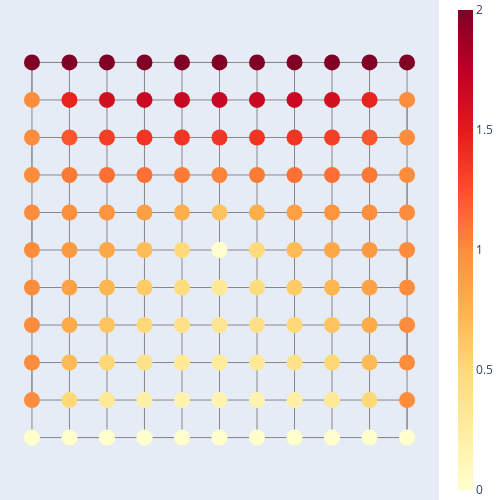

The cell this chart's notebook holds for it:
### Markdown cell above
Now, we plot the field using the same boundary condition but with a defective node in the center.

### Code cell
#Plot defective lattice 
defect_data = RWC.add_defect(lat_data,5*11+6)

uBd = vcat(uB,0) # boundary condition
uI = - defect_data.Lap[defect_data.I,defect_data.I] \ (defect_data.Lap[defect_data.I,defect_data.B]*uBd)
u_defect = zeros(defect_data.nV); u_defect[defect_data.I] = uI; u_defect[defect_data.B] = uBd

RWC.plot_lat_function(defect_data,u_defect)

### Figure 1 — Plotly figure (JSON) as saved in the notebook; plotly's stock layout.template omitted (floating-point values rounded to 4 significant figures)
{"data": [{"line": {"color": "#888", "width": 1}, "mode": "lines", "type": "scatter", "x": [1, 2, 3, 4, 5, 6, 7, 8, 9, 10, 11, 11, 10, 9, 8, 7, 6, 5, 4, 3, 2, 1, 1, 2, 3, 4, 5, 6, 7, 8, 9, 10, 11, 11, 10, 9, 8, 7, 6, 5, 4, 3, 2, 1, 1, 2, 3, 4, 5, 6, 7, 8, 9, 10, 11, 11, 10, 9, 8, 7, 6, 5, 4, 3, 2, 1, 1, 2, 3, 4, 5, 6, 7, 8, 9, 10, 11, 11, 10, 9, 8, 7, 6, 5, 4, 3, 2, 1, 1, 2, 3, 4, 5, 6, 7, 8, 9, 10, 11, 11, 10, 9, 8, 7, 6, 5, 4, 3, 2, 1, 1, 2, 3, 4, 5, 6, 7, 8, 9, 10, 11], "y": [1, 1, 1, 1, 1, 1, 1, 1, 1, 1, 1, 2, 2, 2, 2, 2, 2, 2, 2, 2, 2, 2, 3, 3, 3, 3, 3, 3, 3, 3, 3, 3, 3, 4, 4, 4, 4, 4, 4, 4, 4, 4, 4, 4, 5, 5, 5, 5, 5, 5, 5, 5, 5, 5, 5, 6, 6, 6, 6, 6, 6, 6, 6, 6, 6, 6, 7, 7, 7, 7, 7, 7, 7, 7, 7, 7, 7, 8, 8, 8, 8, 8, 8, 8, 8, 8, 8, 8, 9, 9, 9, 9, 9, 9, 9, 9, 9, 9, 9, 10, 10, 10, 10, 10, 10, 10, 10, 10, 10, 10, 11, 11, 11, 11, 11, 11, 11, 11, 11, 11, 11]}, {"line": {"color": "#888", "width": 1}, "mode": "lines", "type": "scatter", "x": [1, 1, 1, 1, 1, 1, 1, 1, 1, 1, 1, 2, 2, 2, 2, 2, 2, 2, 2, 2, 2, 2, 3, 3, 3, 3, 3, 3, 3, 3, 3, 3, 3, 4, 4, 4, 4, 4, 4, 4, 4, 4, 4, 4, 5, 5, 5, 5, 5, 5, 5, 5, 5, 5, 5, 6, 6, 6, 6, 6, 6, 6, 6, 6, 6, 6, 7, 7, 7, 7, 7, 7, 7, 7, 7, 7, 7, 8, 8, 8, 8, 8, 8, 8, 8, 8, 8, 8, 9, 9, 9, 9, 9, 9, 9, 9, 9, 9, 9, 10, 10, 10, 10, 10, 10, 10, 10, 10, 10, 10, 11, 11, 11, 11, 11, 11, 11, 11, 11, 11, 11], "y": [1, 2, 3, 4, 5, 6, 7, 8, 9, 10, 11, 11, 10, 9, 8, 7, 6, 5, 4, 3, 2, 1, 1, 2, 3, 4, 5, 6, 7, 8, 9, 10, 11, 11, 10, 9, 8, 7, 6, 5, 4, 3, 2, 1, 1, 2, 3, 4, 5, 6, 7, 8, 9, 10, 11, 11, 10, 9, 8, 7, 6, 5, 4, 3, 2, 1, 1, 2, 3, 4, 5, 6, 7, 8, 9, 10, 11, 11, 10, 9, 8, 7, 6, 5, 4, 3, 2, 1, 1, 2, 3, 4, 5, 6, 7, 8, 9, 10, 11, 11, 10, 9, 8, 7, 6, 5, 4, 3, 2, 1, 1, 2, 3, 4, 5, 6, 7, 8, 9, 10, 11]}, {"marker": {"color": [0, 0, 0, 0, 0, 0, 0, 0, 0, 0, 0, 1, 0.5018, 0.3054, 0.2142, 0.1691, 0.1544, 0.1691, 0.2142, 0.3054, 0.5018, 1, 1, 0.7016, 0.5057, 0.3824, 0.3078, 0.2793, 0.3078, 0.3824, 0.5057, 0.7016, 1, 1, 0.799, 0.6334, 0.5019, 0.4003, 0.3472, 0.4003, 0.5019, 0.6334, 0.799, 1, 1, 0.861, 0.7271, 0.5915, 0.4442, 0.3089, 0.4442, 0.5915, 0.7271, 0.861, 1, 1, 0.9178, 0.8225, 0.6928, 0.4763, 0, 0.4763, 0.6928, 0.8225, 0.9178, 1, 1, 0.9877, 0.9522, 0.8808, 0.7682, 0.6437, 0.7682, 0.8808, 0.9522, 0.9877, 1, 1, 1.081, 1.118, 1.11, 1.072, 1.038, 1.072, 1.11, 1.118, 1.081, 1, 1, 1.217, 1.329, 1.369, 1.372, 1.366, 1.372, 1.369, 1.329, 1.217, 1, 1, 1.457, 1.613, 1.665, 1.68, 1.681, 1.68, 1.665, 1.613, 1.457, 1, 2, 2, 2, 2, 2, 2, 2, 2, 2, 2, 2], "colorbar": {"thickness": 15}, "colorscale": [[0, "#FFFFCC"], [0.125, "#FFEDA0"], [0.25, "#FED976"], [0.375, "#FEB24C"], [0.5, "#FD8D3C"], [0.625, "#FC4E2A"], [0.75, "#E31A1C"], [0.875, "#BD0026"], [1, "#800026"]], "showscale": true, "size": 16}, "mode": "markers", "text": ["Net particle charge: 0.0", "Net particle charge: 0.0", "Net particle charge: 0.0", "Net particle charge: 0.0", "Net particle charge: 0.0", "Net particle charge: 0.0", "Net particle charge: 0.0", "Net particle charge: 0.0", "Net particle charge: 0.0", "Net particle charge: 0.0", "Net particle charge: 0.0", "Net particle charge: 1.0", "Net particle charge: 0.5017622888888937", "Net particle charge: 0.30542762104479537", "Net particle charge: 0.21422851477567756", "Net particle charge: 0.1690854892714144", "Net particle charge: 0.1543583576587688", "Net particle charge: 0.16908548927141437", "Net particle charge: 0.21422851477567753", "Net particle charge: 0.30542762104479537", "Net particle charge: 0.5017622888888937", "Net particle charge: 1.0", "Net particle charge: 1.0", "Net particle charge: 0.7016215345107796", "Net particle charge: 0.5057196805146104", "Net particle charge: 0.38240094878650044", "Net particle charge: 0.3077550846512113", "Net particle charge: 0.27926245209224637", "Net particle charge: 0.30775508465121115", "Net particle charge: 0.38240094878650027", "Net particle charge: 0.5057196805146101", "Net particle charge: 0.7016215345107794", "Net particle charge: 1.0", "Net particle charge: 1.0", "Net particle charge: 0.799004168639614", "Net particle charge: 0.6334286177163659", "Net particle charge: 0.5019005152045026", "Net particle charge: 0.400271448454684", "Net particle charge: 0.34718128140779414", "Net particle charge: 0.4002714484546838", "Net particle charge: 0.5019005152045024", "Net particle charge: 0.6334286177163655", "Net particle charge: 0.7990041686396138", "Net particle charge: 1.0", "Net particle charge: 1.0", "Net particle charge: 0.8609665223313102", "Net particle charge: 0.7270901065067364", "Net particle charge: 0.59150104586046", "Net particle charge: 0.44424891255522775", "Net particle charge: 0.30891977662956244", "Net particle charge: 0.44424891255522764", "Net particle charge: 0.5915010458604599", "Net particle charge: 0.7270901065067361", "Net particle charge: 0.8609665223313101", "Net particle charge: 1.0", "Net particle charge: 1.0", "Net particle charge: 0.9177718141788908", "Net particle charge: 0.8224642401188088", "Net particle charge: 0.6927646491753731", "Net particle charge: 0.4763033792762043", "Net particle charge: 0.0", "Net particle charge: 0.4763033792762044", "Net particle charge: 0.6927646491753733", "Net particle charge: 0.8224642401188089", "Net particle charge: 0.9177718141788906", "Net particle charge: 1.0", "Net particle charge: 1.0", "Net particle charge: 0.9876564942654437", "Net particle charge: 0.9522303906142352", "Net particle charge: 0.8807899314460199", "Net particle charge: 0.7681999553742166", "Net particle charge: 0.6436869819228465", "Net particle charge: 0.7681999553742167", "Net particle charge: 0.8807899314460202", "Net particle charge: 0.9522303906142354", "Net particle charge: 0.9876564942654437", "Net particle charge: 1.0", "Net particle charge: 1.0", "Net particle charge: 1.0806237722686483", "Net particle charge: 1.1180108966266686", "Net particle charge: 1.1099647306202545", "Net particle charge: 1.0720195288517962", "Net particle charge: 1.0383480169429526", "Net particle charge: 1.0720195288517964", "Net particle charge: 1.1099647306202547", "Net particle charge: 1.1180108966266689", "Net particle charge: 1.0806237722686485", "Net particle charge: 1.0", "Net particle charge: 1.0", "Net particle charge: 1.2168276981824806", "Net particle charge: 1.3292246930035372", "Net particle charge: 1.369038565556534", "Net particle charge: 1.37156541246976", "Net particle charge: 1.3656660281453712", "Net particle charge: 1.3715654124697603", "Net particle charge: 1.369038565556534", "Net particle charge: 1.3292246930035367", "Net particle charge: 1.2168276981824802", "Net particle charge: 1.0", "Net particle charge: 1.0", "Net particle charge: 1.4574623274577365", "Net particle charge: 1.6130216116484644", "Net particle charge: 1.6653994261325842", "Net particle charge: 1.6795375273253388", "Net particle charge: 1.681185270699012", "Net particle charge: 1.679537527325339", "Net particle charge: 1.6653994261325844", "Net particle charge: 1.6130216116484646", "Net particle charge: 1.4574623274577363", "Net particle charge: 1.0", "Net particle charge: 2.0", "Net particle charge: 2.0", "Net particle charge: 2.0", "Net particle charge: 2.0", "Net particle charge: 2.0", "Net particle charge: 2.0", "Net particle charge: 2.0", "Net particle charge: 2.0", "Net particle charge: 2.0", "Net particle charge: 2.0", "Net particle charge: 2.0"], "type": "scatter", "x": [1, 2, 3, 4, 5, 6, 7, 8, 9, 10, 11, 11, 10, 9, 8, 7, 6, 5, 4, 3, 2, 1, 1, 2, 3, 4, 5, 6, 7, 8, 9, 10, 11, 11, 10, 9, 8, 7, 6, 5, 4, 3, 2, 1, 1, 2, 3, 4, 5, 6, 7, 8, 9, 10, 11, 11, 10, 9, 8, 7, 6, 5, 4, 3, 2, 1, 1, 2, 3, 4, 5, 6, 7, 8, 9, 10, 11, 11, 10, 9, 8, 7, 6, 5, 4, 3, 2, 1, 1, 2, 3, 4, 5, 6, 7, 8, 9, 10, 11, 11, 10, 9, 8, 7, 6, 5, 4, 3, 2, 1, 1, 2, 3, 4, 5, 6, 7, 8, 9, 10, 11], "y": [1, 1, 1, 1, 1, 1, 1, 1, 1, 1, 1, 2, 2, 2, 2, 2, 2, 2, 2, 2, 2, 2, 3, 3, 3, 3, 3, 3, 3, 3, 3, 3, 3, 4, 4, 4, 4, 4, 4, 4, 4, 4, 4, 4, 5, 5, 5, 5, 5, 5, 5, 5, 5, 5, 5, 6, 6, 6, 6, 6, 6, 6, 6, 6, 6, 6, 7, 7, 7, 7, 7, 7, 7, 7, 7, 7, 7, 8, 8, 8, 8, 8, 8, 8, 8, 8, 8, 8, 9, 9, 9, 9, 9, 9, 9, 9, 9, 9, 9, 10, 10, 10, 10, 10, 10, 10, 10, 10, 10, 10, 11, 11, 11, 11, 11, 11, 11, 11, 11, 11, 11]}], "layout": {"height": 500, "hovermode": "closest", "margin": {"b": 0, "l": 0, "r": 0, "t": 0}, "showarrow": false, "showlegend": false, "width": 500, "xaxis": {"showgrid": false, "showticklabels": false, "zeroline": false}, "yaxis": {"scaleanchor": "x", "showgrid": false, "showticklabels": false, "zeroline": false}}}
